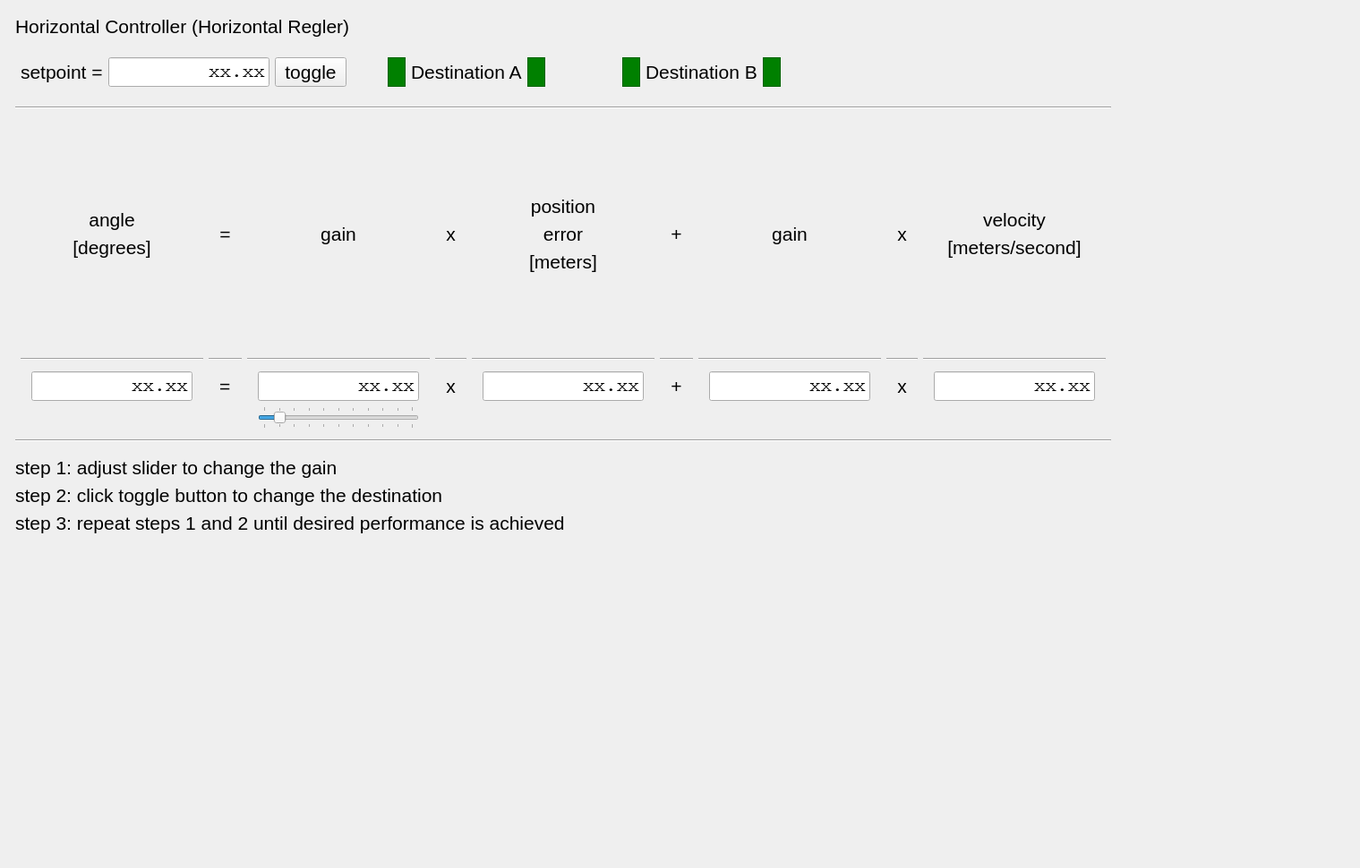
<?xml version="1.0" encoding="UTF-8"?>
<ui version="4.0">
 <class>TuningControllerTab</class>
 <widget class="QWidget" name="TuningControllerTab">
  <property name="geometry">
   <rect>
    <x>0</x>
    <y>0</y>
    <width>1519</width>
    <height>970</height>
   </rect>
  </property>
  <property name="font">
   <font>
    <pointsize>16</pointsize>
   </font>
  </property>
  <property name="windowTitle">
   <string>Form</string>
  </property>
  <layout class="QGridLayout" name="gridLayout_2">
   <item row="0" column="0">
    <layout class="QGridLayout" name="gridLayout">
     <property name="leftMargin">
      <number>6</number>
     </property>
     <property name="topMargin">
      <number>6</number>
     </property>
     <property name="rightMargin">
      <number>6</number>
     </property>
     <property name="bottomMargin">
      <number>6</number>
     </property>
     <item row="10" column="1">
      <widget class="QLabel" name="label_21">
       <property name="text">
        <string>step 3: repeat steps 1 and 2 until desired performance is achieved</string>
       </property>
      </widget>
     </item>
     <item row="7" column="1">
      <spacer name="verticalSpacer_10">
       <property name="orientation">
        <enum>Qt::Vertical</enum>
       </property>
       <property name="sizeType">
        <enum>QSizePolicy::Fixed</enum>
       </property>
       <property name="sizeHint" stdset="0">
        <size>
         <width>20</width>
         <height>10</height>
        </size>
       </property>
      </spacer>
     </item>
     <item row="4" column="1">
      <widget class="Line" name="line_10">
       <property name="orientation">
        <enum>Qt::Horizontal</enum>
       </property>
      </widget>
     </item>
     <item row="5" column="1">
      <layout class="QGridLayout" name="gridLayout_3">
       <property name="leftMargin">
        <number>6</number>
       </property>
       <property name="topMargin">
        <number>6</number>
       </property>
       <property name="rightMargin">
        <number>6</number>
       </property>
       <property name="bottomMargin">
        <number>6</number>
       </property>
       <item row="1" column="9">
        <layout class="QVBoxLayout" name="verticalLayout_6">
         <property name="leftMargin">
          <number>12</number>
         </property>
         <property name="rightMargin">
          <number>12</number>
         </property>
         <item>
          <spacer name="verticalSpacer_6">
           <property name="orientation">
            <enum>Qt::Vertical</enum>
           </property>
           <property name="sizeHint" stdset="0">
            <size>
             <width>20</width>
             <height>0</height>
            </size>
           </property>
          </spacer>
         </item>
         <item>
          <widget class="QLabel" name="label_13">
           <property name="text">
            <string>velocity</string>
           </property>
           <property name="alignment">
            <set>Qt::AlignCenter</set>
           </property>
          </widget>
         </item>
         <item>
          <widget class="QLabel" name="label_14">
           <property name="text">
            <string>[meters/second]</string>
           </property>
           <property name="alignment">
            <set>Qt::AlignCenter</set>
           </property>
          </widget>
         </item>
         <item>
          <spacer name="verticalSpacer_7">
           <property name="orientation">
            <enum>Qt::Vertical</enum>
           </property>
           <property name="sizeHint" stdset="0">
            <size>
             <width>20</width>
             <height>0</height>
            </size>
           </property>
          </spacer>
         </item>
        </layout>
       </item>
       <item row="1" column="2">
        <layout class="QVBoxLayout" name="verticalLayout_4">
         <property name="leftMargin">
          <number>12</number>
         </property>
         <property name="rightMargin">
          <number>12</number>
         </property>
         <item>
          <widget class="QLabel" name="label_7">
           <property name="text">
            <string>gain</string>
           </property>
           <property name="alignment">
            <set>Qt::AlignCenter</set>
           </property>
          </widget>
         </item>
        </layout>
       </item>
       <item row="3" column="9">
        <layout class="QHBoxLayout" name="horizontalLayout_10">
         <property name="leftMargin">
          <number>12</number>
         </property>
         <property name="rightMargin">
          <number>12</number>
         </property>
         <item>
          <widget class="QLineEdit" name="lineEdit_error_D">
           <property name="sizePolicy">
            <sizepolicy hsizetype="MinimumExpanding" vsizetype="Fixed">
             <horstretch>0</horstretch>
             <verstretch>0</verstretch>
            </sizepolicy>
           </property>
           <property name="maximumSize">
            <size>
             <width>180</width>
             <height>16777215</height>
            </size>
           </property>
           <property name="font">
            <font>
             <family>Courier</family>
            </font>
           </property>
           <property name="text">
            <string>xx.xx</string>
           </property>
           <property name="alignment">
            <set>Qt::AlignRight|Qt::AlignTrailing|Qt::AlignVCenter</set>
           </property>
           <property name="readOnly">
            <bool>true</bool>
           </property>
          </widget>
         </item>
        </layout>
       </item>
       <item row="1" column="0">
        <layout class="QVBoxLayout" name="verticalLayout">
         <property name="leftMargin">
          <number>6</number>
         </property>
         <property name="rightMargin">
          <number>6</number>
         </property>
         <item>
          <spacer name="verticalSpacer_3">
           <property name="orientation">
            <enum>Qt::Vertical</enum>
           </property>
           <property name="sizeHint" stdset="0">
            <size>
             <width>20</width>
             <height>0</height>
            </size>
           </property>
          </spacer>
         </item>
         <item>
          <widget class="QLabel" name="label_2">
           <property name="text">
            <string>angle</string>
           </property>
           <property name="alignment">
            <set>Qt::AlignCenter</set>
           </property>
          </widget>
         </item>
         <item>
          <widget class="QLabel" name="label_5">
           <property name="text">
            <string>[degrees]</string>
           </property>
           <property name="alignment">
            <set>Qt::AlignCenter</set>
           </property>
          </widget>
         </item>
         <item>
          <spacer name="verticalSpacer_2">
           <property name="orientation">
            <enum>Qt::Vertical</enum>
           </property>
           <property name="sizeHint" stdset="0">
            <size>
             <width>20</width>
             <height>0</height>
            </size>
           </property>
          </spacer>
         </item>
        </layout>
       </item>
       <item row="3" column="2">
        <layout class="QHBoxLayout" name="horizontalLayout_3">
         <property name="leftMargin">
          <number>12</number>
         </property>
         <property name="rightMargin">
          <number>12</number>
         </property>
         <item>
          <widget class="QLineEdit" name="lineEdit_gain_P">
           <property name="sizePolicy">
            <sizepolicy hsizetype="MinimumExpanding" vsizetype="Fixed">
             <horstretch>0</horstretch>
             <verstretch>0</verstretch>
            </sizepolicy>
           </property>
           <property name="maximumSize">
            <size>
             <width>180</width>
             <height>16777215</height>
            </size>
           </property>
           <property name="font">
            <font>
             <family>Courier</family>
            </font>
           </property>
           <property name="text">
            <string>xx.xx</string>
           </property>
           <property name="alignment">
            <set>Qt::AlignRight|Qt::AlignTrailing|Qt::AlignVCenter</set>
           </property>
           <property name="readOnly">
            <bool>true</bool>
           </property>
          </widget>
         </item>
        </layout>
       </item>
       <item row="1" column="7">
        <layout class="QVBoxLayout" name="verticalLayout_5">
         <property name="leftMargin">
          <number>12</number>
         </property>
         <property name="rightMargin">
          <number>12</number>
         </property>
         <item>
          <widget class="QLabel" name="label_4">
           <property name="text">
            <string>gain</string>
           </property>
           <property name="alignment">
            <set>Qt::AlignCenter</set>
           </property>
          </widget>
         </item>
        </layout>
       </item>
       <item row="3" column="0">
        <layout class="QHBoxLayout" name="horizontalLayout_4">
         <property name="leftMargin">
          <number>12</number>
         </property>
         <property name="rightMargin">
          <number>12</number>
         </property>
         <item>
          <widget class="QLineEdit" name="lineEdit_angle">
           <property name="sizePolicy">
            <sizepolicy hsizetype="MinimumExpanding" vsizetype="Fixed">
             <horstretch>0</horstretch>
             <verstretch>0</verstretch>
            </sizepolicy>
           </property>
           <property name="maximumSize">
            <size>
             <width>180</width>
             <height>16777215</height>
            </size>
           </property>
           <property name="font">
            <font>
             <family>Courier</family>
            </font>
           </property>
           <property name="text">
            <string>xx.xx</string>
           </property>
           <property name="alignment">
            <set>Qt::AlignRight|Qt::AlignTrailing|Qt::AlignVCenter</set>
           </property>
           <property name="readOnly">
            <bool>true</bool>
           </property>
          </widget>
         </item>
        </layout>
       </item>
       <item row="1" column="5">
        <layout class="QVBoxLayout" name="verticalLayout_2">
         <property name="leftMargin">
          <number>12</number>
         </property>
         <property name="rightMargin">
          <number>12</number>
         </property>
         <item>
          <spacer name="verticalSpacer_5">
           <property name="orientation">
            <enum>Qt::Vertical</enum>
           </property>
           <property name="sizeHint" stdset="0">
            <size>
             <width>20</width>
             <height>0</height>
            </size>
           </property>
          </spacer>
         </item>
         <item>
          <widget class="QLabel" name="label_9">
           <property name="text">
            <string>position</string>
           </property>
           <property name="alignment">
            <set>Qt::AlignCenter</set>
           </property>
          </widget>
         </item>
         <item>
          <widget class="QLabel" name="label_10">
           <property name="text">
            <string>error</string>
           </property>
           <property name="alignment">
            <set>Qt::AlignCenter</set>
           </property>
          </widget>
         </item>
         <item>
          <widget class="QLabel" name="label_11">
           <property name="text">
            <string>[meters]</string>
           </property>
           <property name="alignment">
            <set>Qt::AlignCenter</set>
           </property>
          </widget>
         </item>
         <item>
          <spacer name="verticalSpacer_4">
           <property name="orientation">
            <enum>Qt::Vertical</enum>
           </property>
           <property name="sizeHint" stdset="0">
            <size>
             <width>20</width>
             <height>0</height>
            </size>
           </property>
          </spacer>
         </item>
        </layout>
       </item>
       <item row="1" column="8">
        <layout class="QHBoxLayout" name="horizontalLayout_7">
         <property name="leftMargin">
          <number>12</number>
         </property>
         <property name="rightMargin">
          <number>12</number>
         </property>
         <item>
          <widget class="QLabel" name="label_8">
           <property name="text">
            <string>x</string>
           </property>
           <property name="alignment">
            <set>Qt::AlignCenter</set>
           </property>
          </widget>
         </item>
        </layout>
       </item>
       <item row="1" column="6">
        <layout class="QHBoxLayout" name="horizontalLayout_6">
         <property name="leftMargin">
          <number>12</number>
         </property>
         <property name="rightMargin">
          <number>12</number>
         </property>
         <item>
          <widget class="QLabel" name="label_12">
           <property name="sizePolicy">
            <sizepolicy hsizetype="Minimum" vsizetype="Preferred">
             <horstretch>0</horstretch>
             <verstretch>0</verstretch>
            </sizepolicy>
           </property>
           <property name="text">
            <string>+</string>
           </property>
           <property name="alignment">
            <set>Qt::AlignCenter</set>
           </property>
          </widget>
         </item>
        </layout>
       </item>
       <item row="1" column="1">
        <layout class="QHBoxLayout" name="horizontalLayout_8">
         <property name="leftMargin">
          <number>12</number>
         </property>
         <property name="rightMargin">
          <number>12</number>
         </property>
         <item>
          <widget class="QLabel" name="label_6">
           <property name="text">
            <string>=</string>
           </property>
           <property name="alignment">
            <set>Qt::AlignCenter</set>
           </property>
          </widget>
         </item>
        </layout>
       </item>
       <item row="3" column="7">
        <layout class="QHBoxLayout" name="horizontalLayout_9">
         <property name="leftMargin">
          <number>12</number>
         </property>
         <property name="rightMargin">
          <number>12</number>
         </property>
         <item>
          <widget class="QLineEdit" name="lineEdit_gain_D">
           <property name="sizePolicy">
            <sizepolicy hsizetype="MinimumExpanding" vsizetype="Fixed">
             <horstretch>0</horstretch>
             <verstretch>0</verstretch>
            </sizepolicy>
           </property>
           <property name="maximumSize">
            <size>
             <width>180</width>
             <height>16777215</height>
            </size>
           </property>
           <property name="font">
            <font>
             <family>Courier</family>
            </font>
           </property>
           <property name="text">
            <string>xx.xx</string>
           </property>
           <property name="alignment">
            <set>Qt::AlignRight|Qt::AlignTrailing|Qt::AlignVCenter</set>
           </property>
           <property name="readOnly">
            <bool>true</bool>
           </property>
          </widget>
         </item>
        </layout>
       </item>
       <item row="1" column="3">
        <layout class="QHBoxLayout" name="horizontalLayout_2">
         <property name="leftMargin">
          <number>12</number>
         </property>
         <property name="rightMargin">
          <number>12</number>
         </property>
         <item>
          <widget class="QLabel" name="label_3">
           <property name="text">
            <string>x</string>
           </property>
           <property name="alignment">
            <set>Qt::AlignCenter</set>
           </property>
          </widget>
         </item>
        </layout>
       </item>
       <item row="3" column="5">
        <layout class="QHBoxLayout" name="horizontalLayout_5">
         <property name="leftMargin">
          <number>12</number>
         </property>
         <property name="rightMargin">
          <number>12</number>
         </property>
         <item>
          <widget class="QLineEdit" name="lineEdit_error_P">
           <property name="sizePolicy">
            <sizepolicy hsizetype="MinimumExpanding" vsizetype="Fixed">
             <horstretch>0</horstretch>
             <verstretch>0</verstretch>
            </sizepolicy>
           </property>
           <property name="maximumSize">
            <size>
             <width>180</width>
             <height>16777215</height>
            </size>
           </property>
           <property name="font">
            <font>
             <family>Courier</family>
            </font>
           </property>
           <property name="text">
            <string>xx.xx</string>
           </property>
           <property name="alignment">
            <set>Qt::AlignRight|Qt::AlignTrailing|Qt::AlignVCenter</set>
           </property>
           <property name="readOnly">
            <bool>true</bool>
           </property>
          </widget>
         </item>
        </layout>
       </item>
       <item row="2" column="0">
        <widget class="Line" name="line">
         <property name="orientation">
          <enum>Qt::Horizontal</enum>
         </property>
        </widget>
       </item>
       <item row="2" column="1">
        <widget class="Line" name="line_2">
         <property name="orientation">
          <enum>Qt::Horizontal</enum>
         </property>
        </widget>
       </item>
       <item row="2" column="2">
        <widget class="Line" name="line_3">
         <property name="orientation">
          <enum>Qt::Horizontal</enum>
         </property>
        </widget>
       </item>
       <item row="2" column="3">
        <widget class="Line" name="line_4">
         <property name="orientation">
          <enum>Qt::Horizontal</enum>
         </property>
        </widget>
       </item>
       <item row="2" column="5">
        <widget class="Line" name="line_5">
         <property name="orientation">
          <enum>Qt::Horizontal</enum>
         </property>
        </widget>
       </item>
       <item row="2" column="9">
        <layout class="QVBoxLayout" name="verticalLayout_3">
         <property name="leftMargin">
          <number>0</number>
         </property>
         <property name="topMargin">
          <number>6</number>
         </property>
         <property name="bottomMargin">
          <number>6</number>
         </property>
         <item>
          <widget class="Line" name="line_6">
           <property name="orientation">
            <enum>Qt::Horizontal</enum>
           </property>
          </widget>
         </item>
        </layout>
       </item>
       <item row="2" column="6">
        <widget class="Line" name="line_7">
         <property name="orientation">
          <enum>Qt::Horizontal</enum>
         </property>
        </widget>
       </item>
       <item row="2" column="7">
        <widget class="Line" name="line_8">
         <property name="orientation">
          <enum>Qt::Horizontal</enum>
         </property>
        </widget>
       </item>
       <item row="2" column="8">
        <widget class="Line" name="line_9">
         <property name="orientation">
          <enum>Qt::Horizontal</enum>
         </property>
        </widget>
       </item>
       <item row="3" column="3">
        <layout class="QHBoxLayout" name="horizontalLayout">
         <property name="leftMargin">
          <number>12</number>
         </property>
         <property name="rightMargin">
          <number>12</number>
         </property>
         <item>
          <widget class="QLabel" name="label">
           <property name="text">
            <string>x</string>
           </property>
           <property name="alignment">
            <set>Qt::AlignCenter</set>
           </property>
          </widget>
         </item>
        </layout>
       </item>
       <item row="3" column="6">
        <layout class="QHBoxLayout" name="horizontalLayout_11">
         <property name="leftMargin">
          <number>12</number>
         </property>
         <property name="rightMargin">
          <number>12</number>
         </property>
         <item>
          <widget class="QLabel" name="label_15">
           <property name="text">
            <string>+</string>
           </property>
           <property name="alignment">
            <set>Qt::AlignCenter</set>
           </property>
          </widget>
         </item>
        </layout>
       </item>
       <item row="3" column="8">
        <layout class="QHBoxLayout" name="horizontalLayout_12">
         <property name="leftMargin">
          <number>12</number>
         </property>
         <property name="rightMargin">
          <number>12</number>
         </property>
         <item>
          <widget class="QLabel" name="label_16">
           <property name="text">
            <string>x</string>
           </property>
           <property name="alignment">
            <set>Qt::AlignCenter</set>
           </property>
          </widget>
         </item>
        </layout>
       </item>
       <item row="4" column="2">
        <layout class="QHBoxLayout" name="horizontalLayout_14">
         <property name="leftMargin">
          <number>12</number>
         </property>
         <property name="rightMargin">
          <number>12</number>
         </property>
         <item>
          <widget class="QSlider" name="slider_gain_P">
           <property name="sizePolicy">
            <sizepolicy hsizetype="MinimumExpanding" vsizetype="Fixed">
             <horstretch>0</horstretch>
             <verstretch>0</verstretch>
            </sizepolicy>
           </property>
           <property name="maximumSize">
            <size>
             <width>220</width>
             <height>16777215</height>
            </size>
           </property>
           <property name="styleSheet">
            <string notr="true"/>
           </property>
           <property name="maximum">
            <number>1000</number>
           </property>
           <property name="pageStep">
            <number>50</number>
           </property>
           <property name="value">
            <number>100</number>
           </property>
           <property name="tracking">
            <bool>false</bool>
           </property>
           <property name="orientation">
            <enum>Qt::Horizontal</enum>
           </property>
           <property name="invertedAppearance">
            <bool>false</bool>
           </property>
           <property name="invertedControls">
            <bool>false</bool>
           </property>
           <property name="tickPosition">
            <enum>QSlider::TicksBothSides</enum>
           </property>
           <property name="tickInterval">
            <number>100</number>
           </property>
          </widget>
         </item>
        </layout>
       </item>
       <item row="3" column="1">
        <layout class="QHBoxLayout" name="horizontalLayout_15">
         <property name="leftMargin">
          <number>12</number>
         </property>
         <property name="rightMargin">
          <number>12</number>
         </property>
         <item>
          <widget class="QLabel" name="label_22">
           <property name="text">
            <string>=</string>
           </property>
          </widget>
         </item>
        </layout>
       </item>
      </layout>
     </item>
     <item row="11" column="1">
      <spacer name="verticalSpacer">
       <property name="orientation">
        <enum>Qt::Vertical</enum>
       </property>
       <property name="sizeHint" stdset="0">
        <size>
         <width>20</width>
         <height>40</height>
        </size>
       </property>
      </spacer>
     </item>
     <item row="2" column="1">
      <layout class="QHBoxLayout" name="horizontalLayout_13">
       <property name="leftMargin">
        <number>6</number>
       </property>
       <property name="topMargin">
        <number>6</number>
       </property>
       <property name="rightMargin">
        <number>6</number>
       </property>
       <property name="bottomMargin">
        <number>6</number>
       </property>
       <item>
        <widget class="QLabel" name="label_18">
         <property name="text">
          <string>setpoint =</string>
         </property>
        </widget>
       </item>
       <item>
        <widget class="QLineEdit" name="lineEdit_setpoint">
         <property name="sizePolicy">
          <sizepolicy hsizetype="MinimumExpanding" vsizetype="Fixed">
           <horstretch>0</horstretch>
           <verstretch>0</verstretch>
          </sizepolicy>
         </property>
         <property name="maximumSize">
          <size>
           <width>180</width>
           <height>16777215</height>
          </size>
         </property>
         <property name="font">
          <font>
           <family>Courier</family>
          </font>
         </property>
         <property name="text">
          <string>xx.xx</string>
         </property>
         <property name="alignment">
          <set>Qt::AlignRight|Qt::AlignTrailing|Qt::AlignVCenter</set>
         </property>
        </widget>
       </item>
       <item>
        <widget class="QPushButton" name="button_setpoint_toggle">
         <property name="text">
          <string>toggle</string>
         </property>
        </widget>
       </item>
       <item>
        <spacer name="horizontalSpacer_3">
         <property name="orientation">
          <enum>Qt::Horizontal</enum>
         </property>
         <property name="sizeType">
          <enum>QSizePolicy::Fixed</enum>
         </property>
         <property name="sizeHint" stdset="0">
          <size>
           <width>40</width>
           <height>20</height>
          </size>
         </property>
        </spacer>
       </item>
       <item>
        <widget class="QFrame" name="frame_A_left">
         <property name="sizePolicy">
          <sizepolicy hsizetype="MinimumExpanding" vsizetype="Preferred">
           <horstretch>0</horstretch>
           <verstretch>0</verstretch>
          </sizepolicy>
         </property>
         <property name="minimumSize">
          <size>
           <width>20</width>
           <height>0</height>
          </size>
         </property>
         <property name="maximumSize">
          <size>
           <width>20</width>
           <height>16777215</height>
          </size>
         </property>
         <property name="styleSheet">
          <string notr="true">background-color:green;</string>
         </property>
         <property name="frameShape">
          <enum>QFrame::StyledPanel</enum>
         </property>
         <property name="frameShadow">
          <enum>QFrame::Raised</enum>
         </property>
        </widget>
       </item>
       <item>
        <widget class="QLabel" name="label_23">
         <property name="sizePolicy">
          <sizepolicy hsizetype="Minimum" vsizetype="Preferred">
           <horstretch>0</horstretch>
           <verstretch>0</verstretch>
          </sizepolicy>
         </property>
         <property name="text">
          <string>Destination A</string>
         </property>
        </widget>
       </item>
       <item>
        <widget class="QFrame" name="frame_A_right">
         <property name="sizePolicy">
          <sizepolicy hsizetype="MinimumExpanding" vsizetype="Preferred">
           <horstretch>0</horstretch>
           <verstretch>0</verstretch>
          </sizepolicy>
         </property>
         <property name="minimumSize">
          <size>
           <width>20</width>
           <height>0</height>
          </size>
         </property>
         <property name="maximumSize">
          <size>
           <width>20</width>
           <height>16777215</height>
          </size>
         </property>
         <property name="styleSheet">
          <string notr="true">background-color:green;</string>
         </property>
         <property name="frameShape">
          <enum>QFrame::StyledPanel</enum>
         </property>
         <property name="frameShadow">
          <enum>QFrame::Raised</enum>
         </property>
        </widget>
       </item>
       <item>
        <spacer name="horizontalSpacer_4">
         <property name="orientation">
          <enum>Qt::Horizontal</enum>
         </property>
         <property name="sizeType">
          <enum>QSizePolicy::Fixed</enum>
         </property>
         <property name="sizeHint" stdset="0">
          <size>
           <width>80</width>
           <height>20</height>
          </size>
         </property>
        </spacer>
       </item>
       <item>
        <widget class="QFrame" name="frame_B_left">
         <property name="sizePolicy">
          <sizepolicy hsizetype="MinimumExpanding" vsizetype="Preferred">
           <horstretch>0</horstretch>
           <verstretch>0</verstretch>
          </sizepolicy>
         </property>
         <property name="minimumSize">
          <size>
           <width>20</width>
           <height>0</height>
          </size>
         </property>
         <property name="maximumSize">
          <size>
           <width>20</width>
           <height>16777215</height>
          </size>
         </property>
         <property name="styleSheet">
          <string notr="true">background-color:green;</string>
         </property>
         <property name="frameShape">
          <enum>QFrame::StyledPanel</enum>
         </property>
         <property name="frameShadow">
          <enum>QFrame::Raised</enum>
         </property>
        </widget>
       </item>
       <item>
        <widget class="QLabel" name="label_24">
         <property name="sizePolicy">
          <sizepolicy hsizetype="Minimum" vsizetype="Preferred">
           <horstretch>0</horstretch>
           <verstretch>0</verstretch>
          </sizepolicy>
         </property>
         <property name="text">
          <string>Destination B</string>
         </property>
        </widget>
       </item>
       <item>
        <widget class="QFrame" name="frame_B_right">
         <property name="sizePolicy">
          <sizepolicy hsizetype="MinimumExpanding" vsizetype="Preferred">
           <horstretch>0</horstretch>
           <verstretch>0</verstretch>
          </sizepolicy>
         </property>
         <property name="minimumSize">
          <size>
           <width>20</width>
           <height>0</height>
          </size>
         </property>
         <property name="maximumSize">
          <size>
           <width>20</width>
           <height>16777215</height>
          </size>
         </property>
         <property name="styleSheet">
          <string notr="true">background-color:green;</string>
         </property>
         <property name="frameShape">
          <enum>QFrame::StyledPanel</enum>
         </property>
         <property name="frameShadow">
          <enum>QFrame::Raised</enum>
         </property>
        </widget>
       </item>
       <item>
        <spacer name="horizontalSpacer">
         <property name="orientation">
          <enum>Qt::Horizontal</enum>
         </property>
         <property name="sizeHint" stdset="0">
          <size>
           <width>40</width>
           <height>20</height>
          </size>
         </property>
        </spacer>
       </item>
      </layout>
     </item>
     <item row="9" column="1">
      <widget class="QLabel" name="label_20">
       <property name="text">
        <string>step 2: click toggle button to change the destination</string>
       </property>
      </widget>
     </item>
     <item row="0" column="1">
      <widget class="QLabel" name="label_17">
       <property name="text">
        <string>Horizontal Controller (Horizontal Regler)</string>
       </property>
      </widget>
     </item>
     <item row="1" column="1">
      <spacer name="verticalSpacer_8">
       <property name="orientation">
        <enum>Qt::Vertical</enum>
       </property>
       <property name="sizeType">
        <enum>QSizePolicy::Fixed</enum>
       </property>
       <property name="sizeHint" stdset="0">
        <size>
         <width>20</width>
         <height>10</height>
        </size>
       </property>
      </spacer>
     </item>
     <item row="8" column="1">
      <widget class="QLabel" name="label_19">
       <property name="text">
        <string>step 1: adjust slider to change the gain</string>
       </property>
      </widget>
     </item>
     <item row="6" column="1">
      <widget class="Line" name="line_11">
       <property name="orientation">
        <enum>Qt::Horizontal</enum>
       </property>
      </widget>
     </item>
     <item row="3" column="1">
      <spacer name="verticalSpacer_9">
       <property name="orientation">
        <enum>Qt::Vertical</enum>
       </property>
       <property name="sizeType">
        <enum>QSizePolicy::Fixed</enum>
       </property>
       <property name="sizeHint" stdset="0">
        <size>
         <width>20</width>
         <height>10</height>
        </size>
       </property>
      </spacer>
     </item>
     <item row="11" column="2">
      <spacer name="horizontalSpacer_2">
       <property name="orientation">
        <enum>Qt::Horizontal</enum>
       </property>
       <property name="sizeHint" stdset="0">
        <size>
         <width>40</width>
         <height>20</height>
        </size>
       </property>
      </spacer>
     </item>
    </layout>
   </item>
  </layout>
 </widget>
 <resources/>
 <connections/>
</ui>
